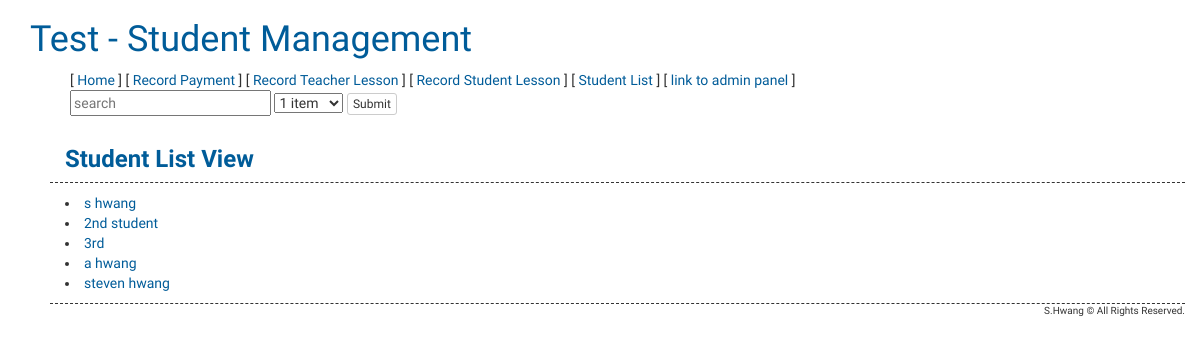
/students/, run on an earlier commit of the app's database.
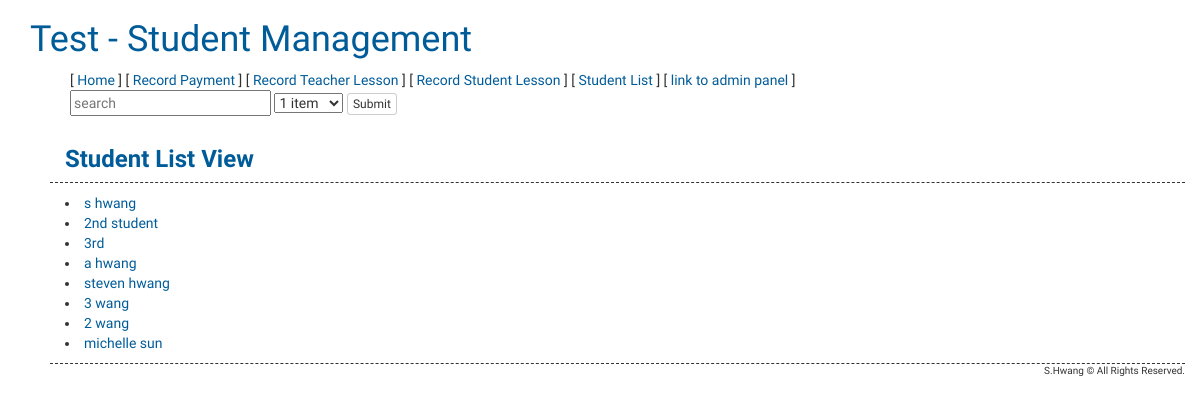
And on a later commit of the database.
### stumgmt/models.py (models this page shows, shortened)
class Student(models.Model):
    parent_name = models.CharField(max_length = 100)
    student_name = models.CharField(max_length = 100)
    email_1 = models.EmailField(max_length = 256)
    student_age = models.IntegerField(default = None)
    phone_number_1 = models.CharField(max_length = 20, blank = True, null = True)
    t_and_c = models.BooleanField(default = False)
    email_2 = models.EmailField(max_length = 256, blank = True, null = True)
    address = models.CharField(max_length = 256, blank = True, null = True)
    phone_number_2 = models.CharField(max_length = 20, blank = True, null = True)
    preferred_lesson = models.CharField(max_length = 50, blank = True, null = True)
    registration_note = models.TextField(blank = True, null = True)
    teacher = models.ForeignKey('auth.User', blank = True, null = True)
    student_rate = models.IntegerField(default = 0)
    active = models.BooleanField(default = False)
    LOCATION_CHOICES = (
        ('Home', 'Home'),
        ('Studio', 'Studio'),
    )
    location = models.CharField(max_length = 10, choices = LOCATION_CHOICES, default = 'Studio')
    student_since = models.DateTimeField(default = timezone.now)

### stumgmt/views.py (the view)
# urls.py: url(r'^students/$', views.student_list, name='student_list'),
def student_list(request):
	student_list = Student.objects.all()
	context = {'student_list': student_list}
	return render(request, 'stumgmt/student_list.html', context)

### stumgmt/templates/stumgmt/student_list.html
{% extends "stumgmt/base.html" %}
{% load staticfiles %}
{% block content %}
	<div class="row" id="subheader">
		<div class="col-xs-12 h3" id="pagetitle"><strong>Student List View</strong></div>
	</div>
	<div class="row">
		<div class="col-xs-8">
			<p>
				{% for student in student_list %}
				<li><a href="{% url 'student_detail' student.pk %}">{{ student.student_name }}</a></li>
				{% empty %}
				<li>No students yet.</li>
				{% endfor %}
			</p>
		</div>
	</div>
{% endblock %}

### stumgmt/templates/stumgmt/base.html (shortened to what this page needs)
{% load staticfiles %}
<!DOCTYPE html>
<html>
	<head>
			<link rel="stylesheet" href="https://maxcdn.bootstrapcdn.com/bootstrap/3.3.6/css/bootstrap.min.css">
		<link rel = "stylesheet" href = "{% static "css/stumgmt.css" %}">
	</head>
<body>
	<div class="container">
		<div class="header">
			<h1>Test - Student Management</h1>
		</div>
		<div class="nav">
			<ul class="pull-left">
				<li>[ <a href="{% url 'index' %}">Home</a> ]</li>
				<li>[ <a href="{% url 'new_payment' %}">Record Payment</a> ]</li>
				<li>[ <a href="{% url 'teacher_lesson' %}">Record Teacher Lesson</a> ]</li>
				<li>[ <a href="{% url 'student_lesson' %}">Record Student Lesson</a> ]</li>
				<li>[ <a href="{% url 'student_list' %}">Student List</a> ]</li>
				<li>[ <a href="{% url 'admin:index' %}">link to admin panel</a> ]</li>
				<li>
					<form method="get" action="/search/">
					<input type="text" name="q" placeholder='search' required />
					<select name="view_limit">
						<option value="1">1 item</option>
					</select>
					<input type="submit" class="save btn btn-default btn-xs" value="Submit"/>
					</form>
				</li>
			</ul>
		</div>
		{% block content %}
		{% endblock %}
		<div class="row">
			<div class="footer">S.Hwang © All Rights Reserved.</div>
		</div>
	</div>
</body>
</html>

### stumgmt/static/css/stumgmt.css (style rules this page uses)
* { font-family: 'Ubuntu'; }
h1 { color: #005c99; }
a, .visited { color: #005c99; }
#pagetitle { color: #005c99; }
.nav li { display: inline; }
.row { margin-left: 20px; }
#subheader { border-bottom: 1px dashed; }
.footer { text-align: right; font-size: 10px; border-top: 1px dashed; }

What changed in the data, as far as the page shows it:
added Student: student_name "3 wang"
added Student: student_name "2 wang"
added Student: student_name "michelle sun"
